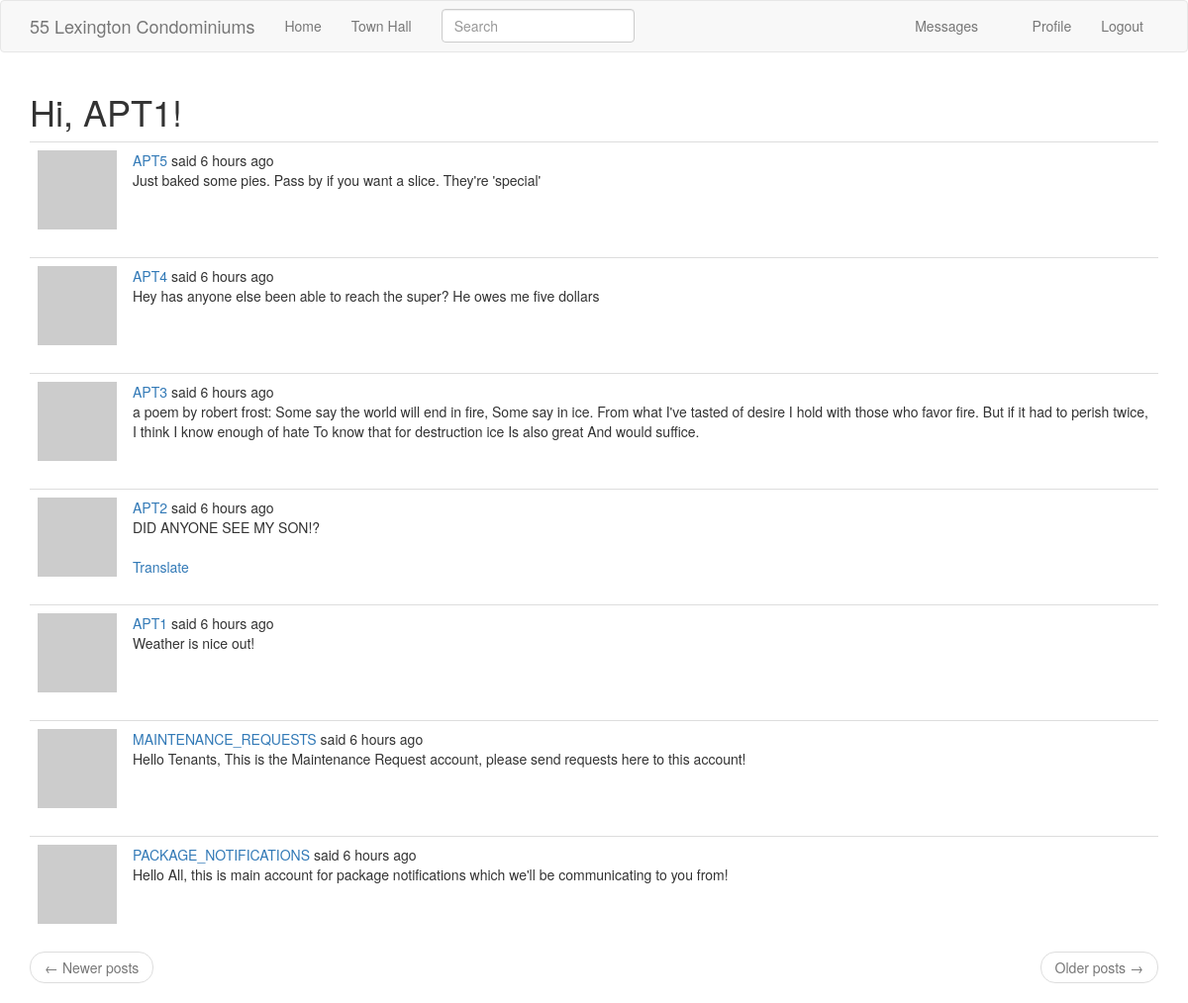
The page /explore (signed in) on the database as committed earlier.
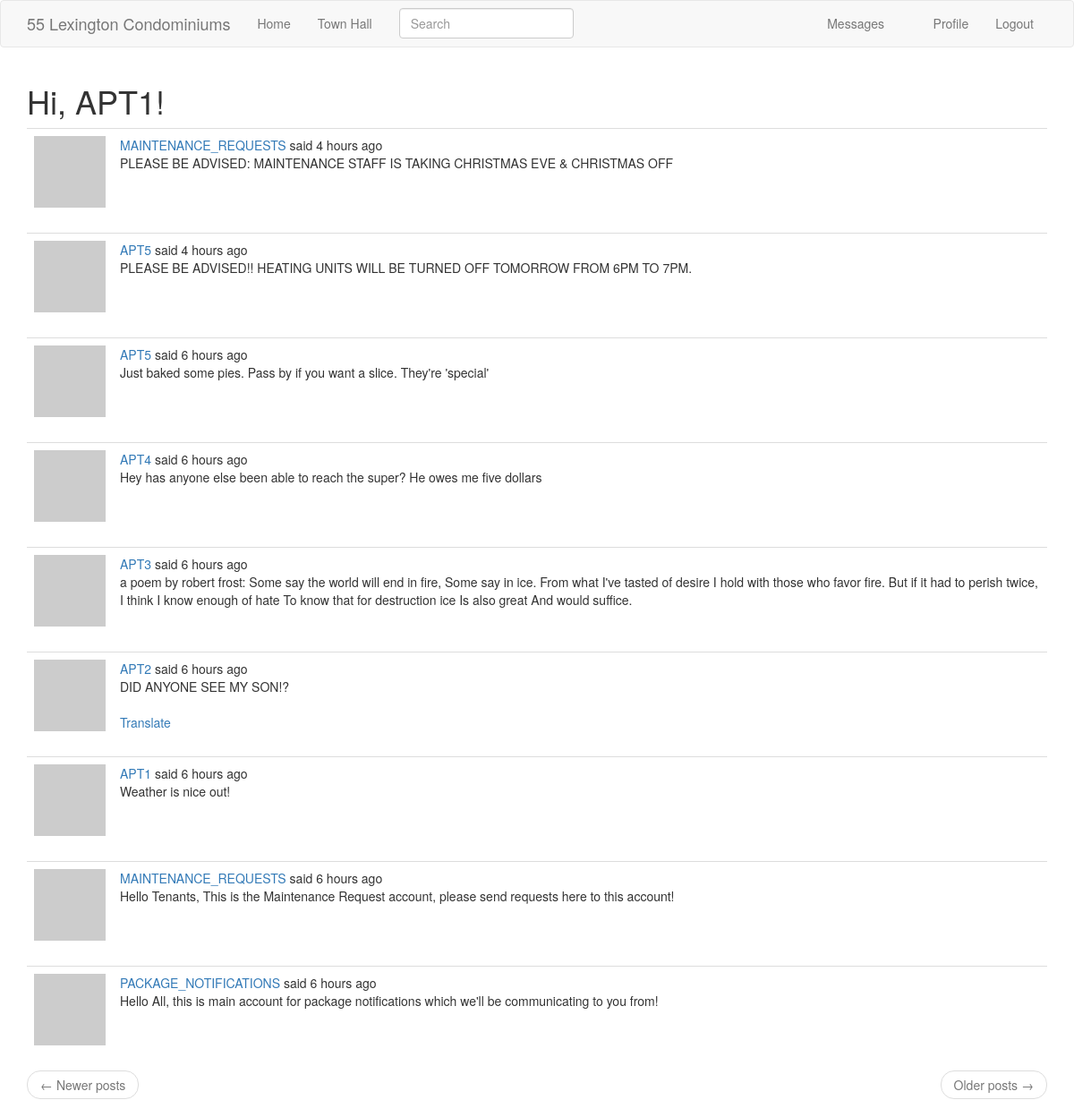
The same page on the database as committed later.
### app/models.py (models this page shows, shortened)
class SearchableMixin(object):
    @classmethod
    def before_commit(cls, session):
        session._changes = {
            'add': list(session.new),
            'update': list(session.dirty),
            'delete': list(session.deleted)
        }
    @classmethod
    def after_commit(cls, session):
        for obj in session._changes['add']:
            if isinstance(obj, SearchableMixin):
                add_to_index(obj.__tablename__, obj)
        for obj in session._changes['update']:
            if isinstance(obj, SearchableMixin):
                add_to_index(obj.__tablename__, obj)
        for obj in session._changes['delete']:
            if isinstance(obj, SearchableMixin):
                remove_from_index(obj.__tablename__, obj)
        session._changes = None

class Post(SearchableMixin, db.Model):
    __searchable__ = ['body']
    id = db.Column(db.Integer, primary_key=True)
    body = db.Column(db.String(140))
    timestamp = db.Column(db.DateTime, index=True, default=datetime.utcnow)
    user_id = db.Column(db.Integer, db.ForeignKey('user.id'))
    language = db.Column(db.String(5))

### app/main/routes.py (the view)
@bp.route('/explore')
@login_required
def explore():
    page = request.args.get('page', 1, type=int)
    posts = Post.query.order_by(Post.timestamp.desc()).paginate(
        page=page, per_page=current_app.config['POSTS_PER_PAGE'],
        error_out=False)
    next_url = url_for('main.explore', page=posts.next_num) \
        if posts.has_next else None
    prev_url = url_for('main.explore', page=posts.prev_num) \
        if posts.has_prev else None
    return render_template('index.html', title=_('Explore'),
                           posts=posts.items, next_url=next_url,
                           prev_url=prev_url)

### app/main/forms.py
class SearchForm(FlaskForm):
    q = StringField(_l('Search'), validators=[DataRequired()])
    def __init__(self, *args, **kwargs):
        if 'formdata' not in kwargs:
            kwargs['formdata'] = request.args
        if 'meta' not in kwargs:
            kwargs['meta'] = {'csrf': False}
        super(SearchForm, self).__init__(*args, **kwargs)

### app/main/routes.py (called while the page is built)
@bp.before_app_request
def before_request():
    if current_user.is_authenticated:
        current_user.last_seen = datetime.utcnow()
        db.session.commit()
        g.search_form = SearchForm()
    g.locale = str(get_locale())

### app/models.py (called while the page is built)
@login.user_loader
def load_user(id):
    return User.query.get(int(id))

    def avatar(self, size):
        digest = md5(self.email.lower().encode('utf-8')).hexdigest()
        return 'https://www.gravatar.com/avatar/{}?d=identicon&s={}'.format(
            digest, size)

    def new_messages(self):
        last_read_time = self.last_message_read_time or datetime(1900, 1, 1)
        return Message.query.filter_by(recipient=self).filter(
            Message.timestamp > last_read_time).count()

    def get_tasks_in_progress(self):
        return Task.query.filter_by(user=self, complete=False).all()

### app/templates/index.html (shortened to what this page needs)
{% extends "base.html" %}
{% import 'bootstrap/wtf.html' as wtf %}
{% block app_content %}
    <h1>{{ _('Hi, %(username)s!', username=current_user.username) }}</h1>
    {% for post in posts %}
        {% include '_post.html' %}
    {% endfor %}
    <nav aria-label="...">
        <ul class="pager">
            <li class="previous{% if not prev_url %} disabled{% endif %}">
                <a href="{{ prev_url or '#' }}">
                    <span aria-hidden="true">&larr;</span> {{ _('Newer posts') }}
                </a>
            </li>
            <li class="next{% if not next_url %} disabled{% endif %}">
                <a href="{{ next_url or '#' }}">
                    {{ _('Older posts') }} <span aria-hidden="true">&rarr;</span>
                </a>
            </li>
        </ul>
    </nav>
{% endblock %}

### app/templates/_post.html (shortened to what this page needs)
    <table class="table table-hover">
        <tr>
            <td width="70px">
                <a href="{{ url_for('main.user', username=post.author.username) }}">
                    <img src="{{ post.author.avatar(70) }}" />
                </a>
            </td>
            <td>
                {{ _('%(username)s said %(when)s',
                    username=user_link, when=moment(post.timestamp).fromNow()) }}
                <br>
                <span id="post{{ post.id }}">{{ post.body }}</span>
                {% if post.language and post.language != g.locale %}
                <br><br>
                <span id="translation{{ post.id }}">
                    <a href="javascript:translate(
                                '#post{{ post.id }}',
                                '#translation{{ post.id }}',
                                '{{ post.language }}',
                                '{{ g.locale }}');">{{ _('Translate') }}</a>
                </span>
                {% endif %}
            </td>
        </tr>
    </table>

Rows that differ between the two databases and show on the page:
added Post: body "PLEASE BE ADVISED: MAINTENANCE STAFF IS TAKING CHRISTMAS EVE & CHRISTMAS OFF"
added Post: body "PLEASE BE ADVISED!! HEATING UNITS WILL BE TURNED OFF TOMORROW FROM 6PM TO 7PM."
